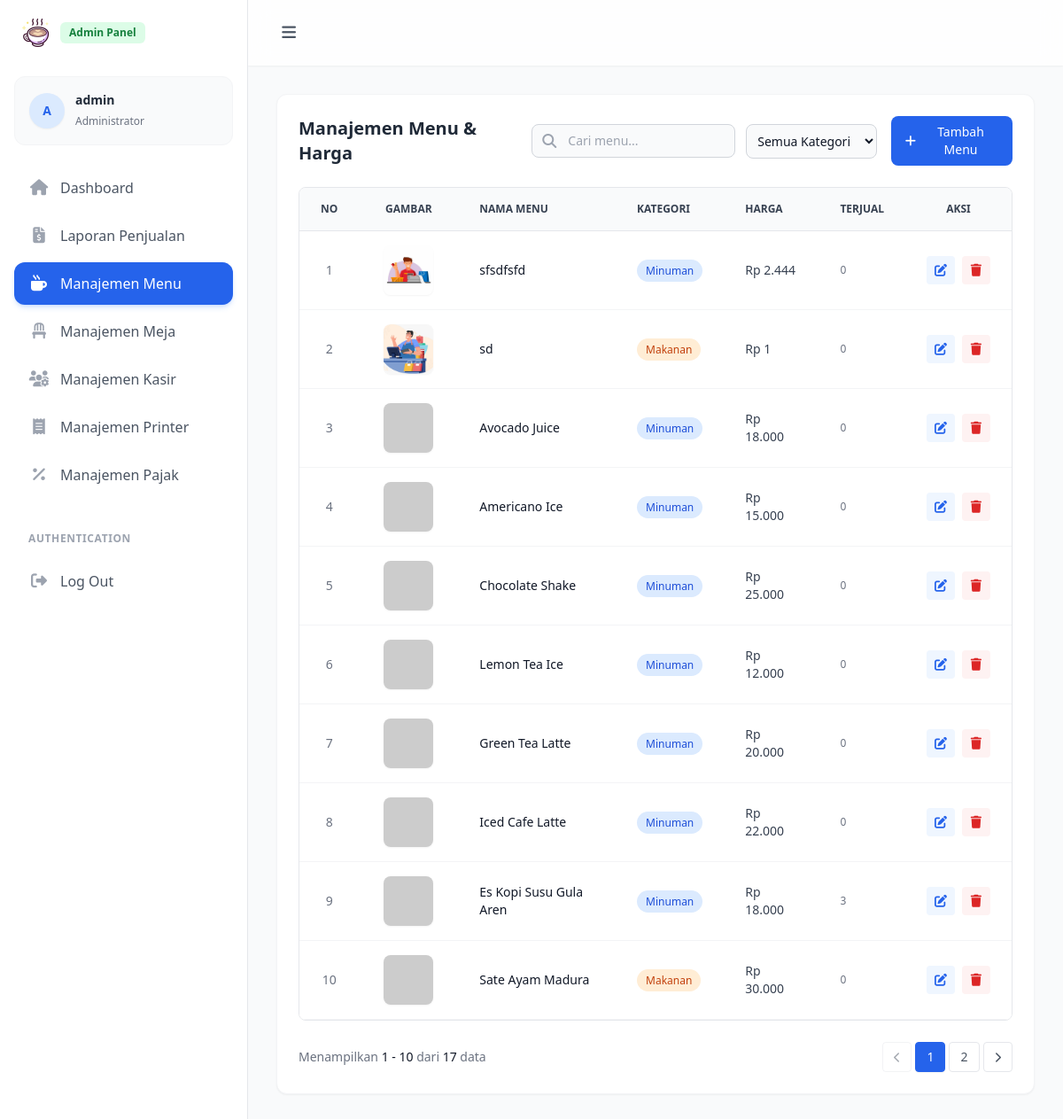
Screenshot of /admin/menu/index.php (signed in) with the database file from the repository.
### tables this page shows
CREATE TABLE `menu` (
  `id` int unsigned NOT NULL AUTO_INCREMENT,
  `name` varchar(50) NOT NULL,
  `image` varchar(150) DEFAULT NULL,
  `category` tinyint unsigned NOT NULL COMMENT '1: Makanan, 2: Minuman',
  `price` int unsigned NOT NULL,
  `sold` int unsigned NOT NULL DEFAULT '0',
  `description` text,
  `created_at` datetime DEFAULT CURRENT_TIMESTAMP,
  `updated_at` datetime DEFAULT NULL,
  PRIMARY KEY (`id`)
);

### admin/menu/index.php (the view, shortened to what this page needs)
<?php
require_once __DIR__ . '/../../config.php';
$limit = 10;
$page = isset($_GET['page']) ? max(1, (int)$_GET['page']) : 1;
$search = isset($_GET['search']) ? trim($_GET['search']) : '';
$offset = ($page - 1) * $limit;
$params = [];
$where_sql = "";
$count_sql = "SELECT COUNT(*) FROM menu" . $where_sql;
$total_stmt = $pdo->prepare($count_sql);
$total_stmt->execute($params);
$total_records = $total_stmt->fetchColumn();
$total_pages = ceil($total_records / $limit);
$fetch_sql = "SELECT * FROM menu" . $where_sql . " ORDER BY id DESC LIMIT :limit OFFSET :offset";
$stmt = $pdo->prepare($fetch_sql);
$stmt->bindValue(':limit', $limit, PDO::PARAM_INT);
$stmt->bindValue(':offset', $offset, PDO::PARAM_INT);
$stmt->execute();
$menu = $stmt->fetchAll();
?>
<?php
include __DIR__ . '/../layout/header.php';
include __DIR__ . '/../layout/sidebar.php';
?>
    <main class="relative min-h-screen pt-[74px] transition-all duration-300 lg:ml-[280px] pc-main">
      <div class="p-4 sm:p-6 lg:p-8">
          <div class="rounded-xl border border-gray-100 bg-white p-6 shadow-sm">
            <div class="mb-6 flex flex-col sm:flex-row sm:items-center justify-between gap-4">
                <h3 class="text-xl font-bold text-gray-800">Manajemen Menu & Harga</h3>
                <div class="flex items-center gap-4">
                    <form method="GET" class="flex flex-col sm:flex-row items-center gap-3 w-full sm:w-auto">
                        <div class="relative w-full sm:w-auto">
                            <div class="absolute inset-y-0 left-0 flex items-center pl-3 pointer-events-none">
                            </div>
                            <input type="text" name="search" id="search-input" value="<?php echo htmlspecialchars($search); ?>"
                                   class="bg-gray-50 border border-gray-300 text-gray-900 text-sm rounded-lg focus:ring-blue-500 focus:border-blue-500 block w-full pl-10 p-2 outline-none"
                                   placeholder="Cari menu..." autocomplete="off">
                        </div>
                        <select name="category" onchange="this.form.submit()" class="bg-gray-50 border border-gray-300 text-gray-900 text-sm rounded-lg focus:ring-blue-500 focus:border-blue-500 outline-none block w-full sm:w-40 p-2">
                            <option value="">Semua Kategori</option>
                        </select>
                    </form>
                    <button type="button" data-modal-target="crud-modal" data-modal-toggle="crud-modal" class="inline-flex items-center rounded-lg bg-blue-600 px-4 py-2 text-sm font-medium text-white transition-colors hover:bg-blue-700">
                        <i class="fa-solid fa-plus mr-2"></i>Tambah Menu
                    </button>
                </div>
            </div>
            <div class="overflow-x-auto rounded-lg border border-gray-200">
                <table class="w-full text-left text-sm text-gray-500">
                    <thead class="bg-gray-50 text-xs uppercase text-gray-700 border-b border-gray-200">
                        <tr>
                            <th scope="col" class="w-16 px-6 py-4 text-center">No</th>
                            <th scope="col" class="w-28 px-6 py-4 text-center">Gambar</th>
                            <th scope="col" class="px-6 py-4">Nama Menu</th>
                            <th scope="col" class="px-6 py-4">Kategori</th>
                            <th scope="col" class="px-6 py-4">Harga</th>
                            <th scope="col" class="px-6 py-4">Terjual</th>
                            <th scope="col" class="px-6 py-4 text-center">Aksi</th>
                        </tr>
                    </thead>
                    <tbody>
                        <?php
                        $no = $offset + 1;
                        foreach ($menu as $row) :
                        ?>
                        <tr class="border-b border-gray-100 bg-white hover:bg-gray-50 transition-colors">
                            <td class="px-6 py-4 text-center"><?php echo $no++; ?></td>
                            <td class="px-6 py-4 text-center">
                                <?php
                                $img_src = htmlspecialchars($row['image']);
                                if (!preg_match('/^http/', $img_src)) {
                                    $img_src = '../../' . $img_src;
                                }
                                ?>
                                <img src="<?= $img_src; ?>" alt="Menu" class="w-14 h-14 rounded-lg object-cover mx-auto shadow-sm" onerror="this.src='https://placehold.co/100x100?text=No+Image'">
                            </td>
                            <td class="px-6 py-4 font-medium text-gray-900"><?php echo htmlspecialchars($row['name']); ?></td>
                            <td class="px-6 py-4">
                                <span class="rounded-full px-2.5 py-1 text-xs font-medium <?php echo ($row['category'] == 1 ? 'bg-orange-100 text-orange-700' : 'bg-blue-100 text-blue-700'); ?>">
                                    <?php echo ($row['category'] == 1 ? 'Makanan' : 'Minuman'); ?>
                                </span>
                            </td>
                            <td class="px-6 py-4 font-medium text-gray-700">Rp <?php echo number_format($row['price'], 0, ',', '.'); ?></td>
                            <td class="px-6 py-4">
                                <p class="max-w-[200px] truncate text-xs text-gray-500">
                                    <?= $row['sold'] ?>
                                </p>
                            </td>
                            <td class="px-6 py-4 text-center">
                                <div class="flex items-center justify-center gap-2">
                                    <button type="button"
                                            data-id="<?php echo $row['id']; ?>"
                                            data-name="<?php echo htmlspecialchars($row['name']); ?>"
                                            data-category="<?php echo $row['category']; ?>"
                                            data-price="<?php echo $row['price']; ?>"
                                            data-image="<?php echo htmlspecialchars($row['image']); ?>"
                                            data-description="<?php echo htmlspecialchars($row['description']); ?>"
                                            onclick="openEditModal(this)"
                                            class="inline-flex h-8 w-8 items-center justify-center rounded bg-blue-50 text-blue-600 transition-colors hover:bg-blue-100 hover:text-blue-900">
                                        <i class="fa-solid fa-pen-to-square"></i>
                                    </button>
                                    <a href="hapus.php?id=<?php echo $row['id']; ?>" onclick="return confirm('Yakin ingin menghapus menu ini?')"
                                       class="inline-flex h-8 w-8 items-center justify-center rounded bg-red-50 text-red-600 transition-colors hover:bg-red-100 hover:text-red-900">
                                        <i class="fa-solid fa-trash"></i>
                                    </a>
                                </div>
                            </td>
                        </tr>
                        <?php endforeach; ?>
                    </tbody>
                </table>
            </div>
            <div class="mt-6 flex flex-col sm:flex-row items-center justify-between gap-4">
                <span class="text-sm text-gray-500">
                  <?php
                  $start = ($total_records > 0) ? $offset + 1 : 0;
                  $end = $offset + count($menu);
                  ?>
                  Menampilkan <span class="font-medium text-gray-900"><?php echo $start; ?> - <?php echo $end; ?></span> dari <span class="font-medium text-gray-900"><?php echo $total_records; ?></span> data
                </span>
                <div class="flex space-x-1">
                    <?php if ($page > 1): ?>
                        <a href="?page=<?php echo $page - 1; ?>&limit=<?php echo $limit; ?>"
                          class="rounded border border-gray-200 px-3 py-1.5 text-sm text-gray-600 hover:bg-gray-50 transition-colors"><i class="fa-solid fa-chevron-left text-xs"></i></a>
                    <?php else: ?>
                        <button disabled class="rounded border border-gray-200/50 px-3 py-1.5 text-sm text-gray-600/50 hover:bg-gray-50/50 transition-colors"><i class="fa-solid fa-chevron-left text-xs cursor-not-allowed"></i></button>
                          <?php endif; ?>
                    <?php for($i = 1; $i <= $total_pages; $i++): ?>
                        <a href="?page=<?php echo $i; ?>&limit=<?php echo $limit; ?>"
                          class="rounded border px-3 py-1.5 text-sm transition-colors <?php echo ($i == $page) ? 'border-blue-600 bg-blue-600 text-white shadow-sm' : 'border-gray-200 text-gray-600 hover:bg-gray-50'; ?>">
                          <?php echo $i; ?>
                        </a>
                    <?php endfor; ?>
                    <?php if ($page < $total_pages): ?>
                        <a href="?page=<?php echo $page + 1; ?>&limit=<?php echo $limit; ?>"
                          class="rounded border border-gray-200 px-3 py-1.5 text-sm text-gray-600 hover:bg-gray-50 transition-colors"><i class="fa-solid fa-chevron-right text-xs"></i></a>
                          <?php else: ?>
                            <button disabled class="rounded border border-gray-200/50 px-3 py-1.5 text-sm text-gray-600/50 hover:bg-gray-50/50 transition-colors"><i class="fa-solid fa-chevron-right text-xs cursor-not-allowed"></i></button>
                    <?php endif; ?>
                </div>
            </div>
        </div>
      </div>
    </main>
 <?php
include '../layout/footer.php';
?>

### rows the page displays
menu: shows a picture, name "sfsdfsfd", category "Minuman", price "2.444", sold "0"
menu: shows a picture, name "sd", category "Makanan", price "1", sold "0"
menu: name "Avocado Juice", category "Minuman", price "18.000", sold "0"
menu: name "Americano Ice", category "Minuman", price "15.000", sold "0"
menu: name "Chocolate Shake", category "Minuman", price "25.000", sold "0"
menu: name "Lemon Tea Ice", category "Minuman", price "12.000", sold "0"
menu: name "Green Tea Latte", category "Minuman", price "20.000", sold "0"
menu: name "Iced Cafe Latte", category "Minuman", price "22.000", sold "0"
menu: name "Es Kopi Susu Gula Aren", category "Minuman", price "18.000", sold "3"
menu: name "Sate Ayam Madura", category "Makanan", price "30.000", sold "0"

### other values shown
$initials "A"
$_SESSION['name'] "admin"
$start "1"
$end "10"
$total_records "17"
